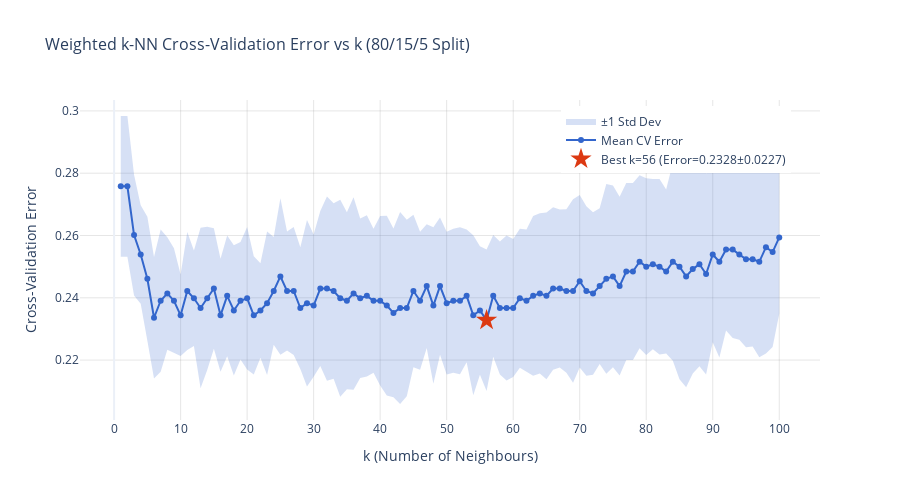

Source (notebook cell):
### Markdown cell above
## 9. Train/Test Split and Model Training

### Code cell
print("\n" + "=" * 60)
print("STRATIFIED DATA SPLIT: 80% Train / 15% Validation / 5% Test")
print("=" * 60)

X_train, y_train, X_val, y_val, X_test, y_test = split_data_stratified(
    df, train_ratio=0.80, val_ratio=0.15, test_ratio=0.05, random_state=42
)

X_train_norm, X_val_norm, X_test_norm = zscore_normalize(X_train, X_val, X_test)

k_values = list(range(1, 101))
best_k, best_cv_acc, cv_accuracies, cv_errors, cv_stds = train_and_evaluate_knn_cv(
    X_train_norm, y_train, k_values, n_folds=5
)

test_acc, test_error, classifier = evaluate_on_test(
    X_train_norm, y_train, X_test_norm, y_test, best_k
)

plot_cv_validation_curve(
    k_values, cv_errors, cv_stds,
    'Weighted k-NN Cross-Validation Error vs k (80/15/5 Split)',
    'validation_curve.png'
)

### Figure 1 — Plotly figure (JSON) as saved in the notebook; plotly's stock layout.template omitted (floating-point values rounded to 4 significant figures; data arrays with more than 128 entries replaced by an {"elided": "..."} marker saying what was removed)
{"data": [{"fill": "toself", "fillcolor": "rgba(51, 102, 204, 0.2)", "hoverinfo": "skip", "line": {"color": "rgba(255,255,255,0)"}, "name": "±1 Std Dev", "type": "scatter", "x": {"elided": "200 int values"}, "y": {"elided": "200 float values"}}, {"hoverinfo": "text", "hovertext": ["k=1<br>CV Error=0.2758 ± 0.0226<br>CV Accuracy=0.7242", "k=2<br>CV Error=0.2758 ± 0.0226<br>CV Accuracy=0.7242", "k=3<br>CV Error=0.2602 ± 0.0194<br>CV Accuracy=0.7398", "k=4<br>CV Error=0.2539 ± 0.0158<br>CV Accuracy=0.7461", "k=5<br>CV Error=0.2461 ± 0.0199<br>CV Accuracy=0.7539", "k=6<br>CV Error=0.2336 ± 0.0195<br>CV Accuracy=0.7664", "k=7<br>CV Error=0.2391 ± 0.0228<br>CV Accuracy=0.7609", "k=8<br>CV Error=0.2414 ± 0.0181<br>CV Accuracy=0.7586", "k=9<br>CV Error=0.2391 ± 0.0168<br>CV Accuracy=0.7609", "k=10<br>CV Error=0.2344 ± 0.0131<br>CV Accuracy=0.7656", "k=11<br>CV Error=0.2422 ± 0.0190<br>CV Accuracy=0.7578", "k=12<br>CV Error=0.2398 ± 0.0153<br>CV Accuracy=0.7602", "k=13<br>CV Error=0.2367 ± 0.0257<br>CV Accuracy=0.7633", "k=14<br>CV Error=0.2398 ± 0.0230<br>CV Accuracy=0.7602", "k=15<br>CV Error=0.2430 ± 0.0194<br>CV Accuracy=0.7570", "k=16<br>CV Error=0.2344 ± 0.0182<br>CV Accuracy=0.7656", "k=17<br>CV Error=0.2406 ± 0.0194<br>CV Accuracy=0.7594", "k=18<br>CV Error=0.2359 ± 0.0209<br>CV Accuracy=0.7641", "k=19<br>CV Error=0.2391 ± 0.0189<br>CV Accuracy=0.7609", "k=20<br>CV Error=0.2398 ± 0.0229<br>CV Accuracy=0.7602", "k=21<br>CV Error=0.2344 ± 0.0190<br>CV Accuracy=0.7656", "k=22<br>CV Error=0.2359 ± 0.0151<br>CV Accuracy=0.7641", "k=23<br>CV Error=0.2383 ± 0.0230<br>CV Accuracy=0.7617", "k=24<br>CV Error=0.2422 ± 0.0173<br>CV Accuracy=0.7578", "k=25<br>CV Error=0.2469 ± 0.0251<br>CV Accuracy=0.7531", "k=26<br>CV Error=0.2422 ± 0.0191<br>CV Accuracy=0.7578", "k=27<br>CV Error=0.2422 ± 0.0205<br>CV Accuracy=0.7578", "k=28<br>CV Error=0.2367 ± 0.0195<br>CV Accuracy=0.7633", "k=29<br>CV Error=0.2383 ± 0.0267<br>CV Accuracy=0.7617", "k=30<br>CV Error=0.2375 ± 0.0228<br>CV Accuracy=0.7625", "k=31<br>CV Error=0.2430 ± 0.0249<br>CV Accuracy=0.7570", "k=32<br>CV Error=0.2430 ± 0.0296<br>CV Accuracy=0.7570", "k=33<br>CV Error=0.2422 ± 0.0282<br>CV Accuracy=0.7578", "k=34<br>CV Error=0.2398 ± 0.0316<br>CV Accuracy=0.7602", "k=35<br>CV Error=0.2391 ± 0.0284<br>CV Accuracy=0.7609", "k=36<br>CV Error=0.2414 ± 0.0309<br>CV Accuracy=0.7586", "k=37<br>CV Error=0.2398 ± 0.0256<br>CV Accuracy=0.7602", "k=38<br>CV Error=0.2406 ± 0.0259<br>CV Accuracy=0.7594", "k=39<br>CV Error=0.2391 ± 0.0231<br>CV Accuracy=0.7609", "k=40<br>CV Error=0.2391 ± 0.0272<br>CV Accuracy=0.7609", "k=41<br>CV Error=0.2375 ± 0.0289<br>CV Accuracy=0.7625", "k=42<br>CV Error=0.2352 ± 0.0271<br>CV Accuracy=0.7648", "k=43<br>CV Error=0.2367 ± 0.0308<br>CV Accuracy=0.7633", "k=44<br>CV Error=0.2367 ± 0.0283<br>CV Accuracy=0.7633", "k=45<br>CV Error=0.2422 ± 0.0245<br>CV Accuracy=0.7578", "k=46<br>CV Error=0.2391 ± 0.0222<br>CV Accuracy=0.7609", "k=47<br>CV Error=0.2438 ± 0.0199<br>CV Accuracy=0.7562", "k=48<br>CV Error=0.2375 ± 0.0251<br>CV Accuracy=0.7625", "k=49<br>CV Error=0.2438 ± 0.0220<br>CV Accuracy=0.7562", "k=50<br>CV Error=0.2383 ± 0.0229<br>CV Accuracy=0.7617", "k=51<br>CV Error=0.2391 ± 0.0231<br>CV Accuracy=0.7609", "k=52<br>CV Error=0.2391 ± 0.0236<br>CV Accuracy=0.7609", "k=53<br>CV Error=0.2406 ± 0.0213<br>CV Accuracy=0.7594", "k=54<br>CV Error=0.2344 ± 0.0257<br>CV Accuracy=0.7656", "k=55<br>CV Error=0.2359 ± 0.0206<br>CV Accuracy=0.7641", "k=56<br>CV Error=0.2328 ± 0.0227<br>CV Accuracy=0.7672", "k=57<br>CV Error=0.2406 ± 0.0195<br>CV Accuracy=0.7594", "k=58<br>CV Error=0.2367 ± 0.0213<br>CV Accuracy=0.7633", "k=59<br>CV Error=0.2367 ± 0.0233<br>CV Accuracy=0.7633", "k=60<br>CV Error=0.2367 ± 0.0222<br>CV Accuracy=0.7633", "k=61<br>CV Error=0.2398 ± 0.0223<br>CV Accuracy=0.7602", "k=62<br>CV Error=0.2391 ± 0.0228<br>CV Accuracy=0.7609", "k=63<br>CV Error=0.2406 ± 0.0256<br>CV Accuracy=0.7594", "k=64<br>CV Error=0.2414 ± 0.0257<br>CV Accuracy=0.7586", "k=65<br>CV Error=0.2406 ± 0.0268<br>CV Accuracy=0.7594", "k=66<br>CV Error=0.2430 ± 0.0261<br>CV Accuracy=0.7570", "k=67<br>CV Error=0.2430 ± 0.0254<br>CV Accuracy=0.7570", "k=68<br>CV Error=0.2422 ± 0.0263<br>CV Accuracy=0.7578", "k=69<br>CV Error=0.2422 ± 0.0294<br>CV Accuracy=0.7578", "k=70<br>CV Error=0.2453 ± 0.0277<br>CV Accuracy=0.7547", "k=71<br>CV Error=0.2422 ± 0.0272<br>CV Accuracy=0.7578", "k=72<br>CV Error=0.2414 ± 0.0261<br>CV Accuracy=0.7586", "k=73<br>CV Error=0.2438 ± 0.0250<br>CV Accuracy=0.7562", "k=74<br>CV Error=0.2461 ± 0.0305<br>CV Accuracy=0.7539", "k=75<br>CV Error=0.2469 ± 0.0292<br>CV Accuracy=0.7531", "k=76<br>CV Error=0.2438 ± 0.0287<br>CV Accuracy=0.7562", "k=77<br>CV Error=0.2484 ± 0.0284<br>CV Accuracy=0.7516", "k=78<br>CV Error=0.2484 ± 0.0284<br>CV Accuracy=0.7516", "k=79<br>CV Error=0.2516 ± 0.0278<br>CV Accuracy=0.7484", "k=80<br>CV Error=0.2500 ± 0.0284<br>CV Accuracy=0.7500", "k=81<br>CV Error=0.2508 ± 0.0273<br>CV Accuracy=0.7492", "k=82<br>CV Error=0.2500 ± 0.0282<br>CV Accuracy=0.7500", "k=83<br>CV Error=0.2484 ± 0.0263<br>CV Accuracy=0.7516", "k=84<br>CV Error=0.2516 ± 0.0318<br>CV Accuracy=0.7484", "k=85<br>CV Error=0.2500 ± 0.0361<br>CV Accuracy=0.7500", "k=86<br>CV Error=0.2469 ± 0.0356<br>CV Accuracy=0.7531", "k=87<br>CV Error=0.2492 ± 0.0335<br>CV Accuracy=0.7508", "k=88<br>CV Error=0.2508 ± 0.0327<br>CV Accuracy=0.7492", "k=89<br>CV Error=0.2477 ± 0.0323<br>CV Accuracy=0.7523", "k=90<br>CV Error=0.2539 ± 0.0282<br>CV Accuracy=0.7461", "k=91<br>CV Error=0.2516 ± 0.0307<br>CV Accuracy=0.7484", "k=92<br>CV Error=0.2555 ± 0.0260<br>CV Accuracy=0.7445", "k=93<br>CV Error=0.2555 ± 0.0283<br>CV Accuracy=0.7445", "k=94<br>CV Error=0.2539 ± 0.0274<br>CV Accuracy=0.7461", "k=95<br>CV Error=0.2523 ± 0.0282<br>CV Accuracy=0.7477", "k=96<br>CV Error=0.2523 ± 0.0280<br>CV Accuracy=0.7477", "k=97<br>CV Error=0.2516 ± 0.0306<br>CV Accuracy=0.7484", "k=98<br>CV Error=0.2562 ± 0.0341<br>CV Accuracy=0.7438", "k=99<br>CV Error=0.2547 ± 0.0305<br>CV Accuracy=0.7453", "k=100<br>CV Error=0.2594 ± 0.0245<br>CV Accuracy=0.7406"], "line": {"color": "#3366CC", "width": 2}, "marker": {"color": "#3366CC", "size": 6}, "mode": "lines+markers", "name": "Mean CV Error", "type": "scatter", "x": [1, 2, 3, 4, 5, 6, 7, 8, 9, 10, 11, 12, 13, 14, 15, 16, 17, 18, 19, 20, 21, 22, 23, 24, 25, 26, 27, 28, 29, 30, 31, 32, 33, 34, 35, 36, 37, 38, 39, 40, 41, 42, 43, 44, 45, 46, 47, 48, 49, 50, 51, 52, 53, 54, 55, 56, 57, 58, 59, 60, 61, 62, 63, 64, 65, 66, 67, 68, 69, 70, 71, 72, 73, 74, 75, 76, 77, 78, 79, 80, 81, 82, 83, 84, 85, 86, 87, 88, 89, 90, 91, 92, 93, 94, 95, 96, 97, 98, 99, 100], "y": [0.2758, 0.2758, 0.2602, 0.2539, 0.2461, 0.2336, 0.2391, 0.2414, 0.2391, 0.2344, 0.2422, 0.2398, 0.2367, 0.2398, 0.243, 0.2344, 0.2406, 0.2359, 0.2391, 0.2398, 0.2344, 0.2359, 0.2383, 0.2422, 0.2469, 0.2422, 0.2422, 0.2367, 0.2383, 0.2375, 0.243, 0.243, 0.2422, 0.2398, 0.2391, 0.2414, 0.2398, 0.2406, 0.2391, 0.2391, 0.2375, 0.2352, 0.2367, 0.2367, 0.2422, 0.2391, 0.2438, 0.2375, 0.2438, 0.2383, 0.2391, 0.2391, 0.2406, 0.2344, 0.2359, 0.2328, 0.2406, 0.2367, 0.2367, 0.2367, 0.2398, 0.2391, 0.2406, 0.2414, 0.2406, 0.243, 0.243, 0.2422, 0.2422, 0.2453, 0.2422, 0.2414, 0.2438, 0.2461, 0.2469, 0.2438, 0.2484, 0.2484, 0.2516, 0.25, 0.2508, 0.25, 0.2484, 0.2516, 0.25, 0.2469, 0.2492, 0.2508, 0.2477, 0.2539, 0.2516, 0.2555, 0.2555, 0.2539, 0.2523, 0.2523, 0.2516, 0.2562, 0.2547, 0.2594]}, {"hoverinfo": "text", "hovertext": "<b>BEST</b><br>k=56<br>CV Error=0.2328±0.0227<br>CV Accuracy=0.7672", "marker": {"color": "#DC3912", "size": 16, "symbol": "star"}, "mode": "markers", "name": "Best k=56 (Error=0.2328±0.0227)", "type": "scatter", "x": [56], "y": [0.2328]}], "layout": {"height": 500, "hovermode": "closest", "legend": {"x": 0.65, "y": 0.98}, "title": {"font": {"size": 16}, "text": "Weighted k-NN Cross-Validation Error vs k (80/15/5 Split)"}, "width": 900, "xaxis": {"dtick": 10, "gridcolor": "rgba(128,128,128,0.2)", "tickmode": "linear", "title": {"text": "k (Number of Neighbours)"}}, "yaxis": {"gridcolor": "rgba(128,128,128,0.2)", "title": {"text": "Cross-Validation Error"}}}}
